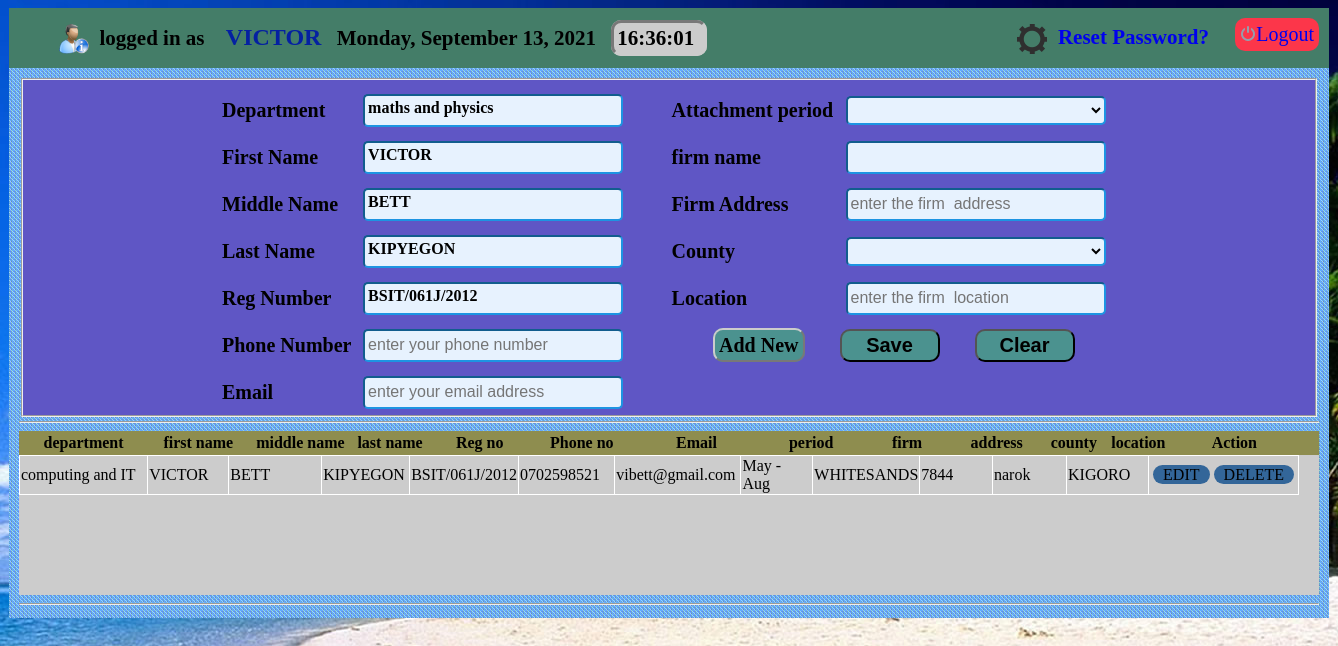
Screenshot of /user_panel.php?action=add&id= (signed in) with the database file from the repository.
### tables this page shows
CREATE TABLE IF NOT EXISTS `user_details` (
  `id` int(10) NOT NULL AUTO_INCREMENT,
  `dept` varchar(40) NOT NULL,
  `fname` varchar(20) NOT NULL,
  `mname` varchar(20) NOT NULL,
  `lname` varchar(20) NOT NULL,
  `regno` varchar(20) NOT NULL,
  `password` varchar(50) NOT NULL,
  PRIMARY KEY (`id`)
);

CREATE TABLE IF NOT EXISTS `main` (
  `id` int(10) NOT NULL AUTO_INCREMENT,
  `dept` varchar(40) NOT NULL,
  `fname` varchar(20) NOT NULL,
  `mname` varchar(20) NOT NULL,
  `lname` varchar(20) NOT NULL,
  `regno` varchar(20) NOT NULL,
  `phone` varchar(20) NOT NULL,
  `email` varchar(20) NOT NULL,
  `period` varchar(15) NOT NULL,
  `firm_name` varchar(20) NOT NULL,
  `firm_address` varchar(15) NOT NULL,
  `county` varchar(15) NOT NULL,
  `location` varchar(25) NOT NULL,
  `letter` varchar(30) NOT NULL,
  PRIMARY KEY (`id`)
);

### session.php (called while the page is built, shortened)
<?php
$connection = mysql_connect("localhost", "root", "");
if($user_check=$_SESSION['login_user']){
$user_qr=mysql_query("select * from user_details where regno='$user_check'", $connection);
$row = mysql_fetch_assoc($user_qr);
$login_session =$row['fname'];
}
?>

### user_panel.php (the view, shortened to what this page needs)
<?php include'session.php'; ?>
<?php
$username = $_SESSION['login_user'];
$query_view = "select * from main where regno ='$username'";
 $result_view =mysql_query($query_view) or die (mysql_error());
 $rows = mysql_fetch_array($result_view);
$action= $_GET['action'];
if($action=="add")
{
  $dept = $row['dept'];
	$fname = $row['fname'];
	$mname = $row['mname'];
	$lname = $row['lname'];
	$regno = $row['regno'];
    $phone ="";
	$email ="";
	$period ="";
	$firm_name ="";
	$firm_address ="";
	$county ="";
	$location ="";
}
?>
<!DOCTYPE html>
<head>
<link href="css/style.css" rel="stylesheet" type="text/css"/>
<?php include('header_user.php'); ?>
</head>
<body onLoad="startTime()">
<div id="user_wrapper">
<div id="user_content">
   <form action="" method="post" >
   <fieldset style="height:319px;  background:#5F56C5;" >
   <table width="900px" align="center">
    <tr>
      <td>Department</td>
      <td>
       <p class="textbox">
       <?php echo $dept;  ?>
   </p>
      </td>
      <td rowspan="8" width="30px">&nbsp;</td>
      <td>Attachment period</td>
      <td>
      <select name="period" class="combo">
      <option selected><?php echo $period;  ?> </option>
      <option value="Jan - April">Jan - April</option>
      </select>
      </td>
    </tr>
    <tr>
      <td>First Name</td>
      <td>
  <p class="textbox">
    <?php echo $fname;  ?>
   </p>
      </td>
      <td>firm name</td>
      <td>
      <input type="text" name="firm_name" placeholder="enter the firm name" class="textbox" value=" <?php echo $firm_name;  ?> " required/>
      </td>
    </tr>
    <tr>
      <td>Middle Name</td>
      <td>
       <p class="textbox">
     <?php echo $mname;  ?>
   </p>
      </td>
      <td>Firm Address</td>
      <td>
      <input type="text" name="firm_address" placeholder="enter the firm  address" class="textbox" value="<?php echo $firm_address;?>" required/>
      </td>
    </tr>
    <tr>
      <td>Last Name</td>
      <td>
       <p class="textbox">
     <?php echo $lname;  ?>
   </p>
      </td>
      <td>County</td>
      <td>
      <select name="county" class="combo" required>
      <option  selected><?php echo $county;?></option>
      <option value="Nairobi">Nairobi</option>
      </select>
      </td>
    </tr>
    <tr>
      <td>Reg Number</td>
      <td>
       <p class="textbox">
    <?php echo $regno;  ?>
   </p>
      </td>
      <td>Location</td>
      <td>
      <input type="text" name="location" placeholder="enter the firm  location" class="textbox" value="<?php echo $location;?>" required/>
      </td>
    </tr>
    <tr>
      <td>Phone Number</td>
      <td>
	  <input type="text" placeholder="enter your phone number" maxlength="10" name="phone" class="textbox" required pattern="^\d{10}$"   oninvalid="this.setCustomValidity('Enter a valid phone number')"   oninput="setCustomValidity('')" value="<?php echo $phone;?>" />
      </td>
      <td  colspan="2" align="center">
      <a href="user_panel.php?action=add&id=<?php echo $rows["id"]; ?>" class="buttonlink_small">Add New</a>
      <input type="submit" name="Save" class="button" value="Save" onclick='Javascript:checkEmail();'/ >
       <input type="reset" value="Clear" name="clear" class="button"/>
      </td>
    </tr>
    <tr>
      <td>Email</td>
      <td>
      <input type="text" id='txtEmail' name="email" placeholder="enter your email address" class="textbox" value="<?php echo $email;?>" required />
      </td>
	  <td colspan="2">
	  </td>
    </tr>
   </table>
   </fieldset>
   </form>
</div>
<div style="float:left; width:1300px;">
<hr>
</div>
<div id="table_view">
<div id="user_table_th">
<table width="1280">
  <tr>
   <th width="10%">department</th>
   <th width="8%">first name</th>
   <th width="8%">middle name</th>
   <th width="6%">last name</th>
   <th width="8%">Reg no</th>
   <th width="8%">Phone no</th>
   <th width="10%">Email</th>
   <th width="8%"> period</th>
   <th width="7%">firm</th>
   <th width="7%">address</th>
   <th width="5%">county</th>
   <th width="5%">location</th>
   <th width="10%">Action</th>
  </tr>
  </table>
  </div>
  <div id="table_details">
  <form method="get">
   <table width="1280px;" border="1px" style="border:#FFF; border-collapse:collapse; border-width:thin; background:#CCC; ">
 <?php
 $username = $_SESSION['login_user'];
 $query_view = "select * from main where regno ='$username'";
 $result_view =mysql_query($query_view) or die (mysql_error());
 while($rows = mysql_fetch_array($result_view)){
	 ?>
     <tr>
     <td width="12%"><?php echo $rows['dept']; ?></td>
     <td width="7%"><?php echo $rows['fname']; ?></td>
     <td width="9%"><?php echo $rows['mname']; ?></td>
     <td width="7%"><?php echo $rows['lname']; ?></td>
     <td width="7%"><?php echo $rows['regno']; ?></td>
     <td width="8%" ><?php echo $rows['phone']; ?></td>
     <td width="10%"><?php echo $rows['email']; ?></td>
     <td width="7%"><?php echo $rows['period']; ?></td>
     <td width="7%" ><?php echo $rows['firm_name']; ?></td>
     <td width="7%"><?php echo $rows['firm_address']; ?></td>
     <td width="7%"><?php echo $rows['county']; ?></td>
     <td width="7%"><?php echo $rows['location']; ?></td>
     <td width="5%">
        <table>
          <tr>
     <td align="left">
 <a href='user_panel.php?action=edit&id=<?php echo $rows["id"]; ?>' class="buttontbl">EDIT</a></td>
    <td width="55%" align="left">
<a onClick='return confirm("are you sure you want to delete");' href='user_panel.php?action=delete&id=<?php echo $rows["id"]; ?>' class="buttontbl">DELETE</a></td>
            </tr>
      </table>
     </td>
     </tr>
     <?php
	 }
 ?>
</table>
</div>
<hr>
</div>
</div>
</body>
</html>

### header_user.php (shortened to what this page needs)
?><head>
<link href="css/style.css" rel="stylesheet" type="text/css"/>
</head>
<div id="header">
   <div id="leftside">
    <ul>
  <li>
 <img src="images/user-info-icon.png" align="left" width="30" height="30"/>&nbsp;&nbsp;logged in as &nbsp;&nbsp;<strong style="color:#0420A2; font-size:24px;">
<?php echo $login_session; ?></strong>
  </li>
  <li>
  </li>
   <li id="txt" >
  </li>
  <li>&nbsp;</li>
  <li>&nbsp;</li>
  <li style="float:right;  " id="reset_button" >
  <a href="reset_password.php" style="text-decoration:none;" ><img src="images/settings.png" align="absmiddle";/>&nbsp;&nbsp;Reset Password?</a>
  </li>
</ul>
</div>
<div id="logout">
<a href="logout.php"><img src="images/menu-logoff.png"/>Logout</a>
</div>
</div>

### css/style.css (style rules this page uses)
body { background:url(../images/bac.jpg); }
.textbox { color:#000; width: 250px; font-size: 16px; padding: 3px; margin:5px; border-radius: 5px; border: inset 2px; border-color: #1d94e2; background-color:#e7f2fe; height:23px; }
.combo { color:#000; width: 260px; font-size: 16px; padding: 3px; margin:5px; border-radius: 5px; border: inset 2px; border-color: #1d94e2; background-color:#e7f2fe; }
.button { width:100px; font-size:20px; font-weight:bold; padding:3px; border-radius:10px; background:#4B928F; text-decoration:none; }
#user_wrapper { width:1300px; margin:auto; height:530px; background:url(../images/back_content_ark.gif); padding:10px 10px 10px 10px; }
#user_content { width:1300px; float:left; height:335px; }
#user_content td { font-size:20px; color:#000; font-weight:bold; font-family:"Times New Roman", Times, serif }
#table_view { width:1300px; height:auto; float:left; }
#user_table_th { background:#8E8D4F; }
#table_details { width:1300px; height:140px; background:#CCC; overflow-y:auto; }
#table_details td { border-color:#FFF; }
.buttonlink_small { width:100px; font-size:20px; font-weight:5px; padding:4px; border-radius:10px; background:#4B928F; text-decoration:none; border:outset; border-color:#CCC; border-width:2px; color:#000; }
.buttontbl { font-size: 16px; padding:1px 10px 1px 10px; width: 150px; border-radius: 10px; background-color:#369; color:#000; cursor:default; text-decoration:none; }
#header { width:1300px; background:#447D68; margin:auto; clear:both; height:50px; padding:0px 10px 10px 10px; }
#leftside { float:left; width:1200px; }
#leftside ul li { display:inline; list-style:none; font-weight:bold; padding-right:10px; font-size:21px; }
#txt { padding:3px; background:#CCC; border-radius:10px; border-style:inset; border-color:#CCC; width:120px; }
#logout { float:right; width:auto; height:auto; font-size:20px; background:#FC364A; border-radius:10px; padding:5px; margin-top:10px; }
#logout a { text-decoration:none; }

### rows the page displays
user_details: fname "VICTOR", dept "maths and physics", mname "BETT", lname "KIPYEGON", regno "BSIT/061J/2012"
main: dept "computing and IT", fname "VICTOR", mname "BETT", lname "KIPYEGON", regno "BSIT/061J/2012", phone "0702598521", email "vibett@gmail.com", period "May - Aug", firm_name "WHITESANDS", firm_address "7844", county "narok", location "KIGORO"
